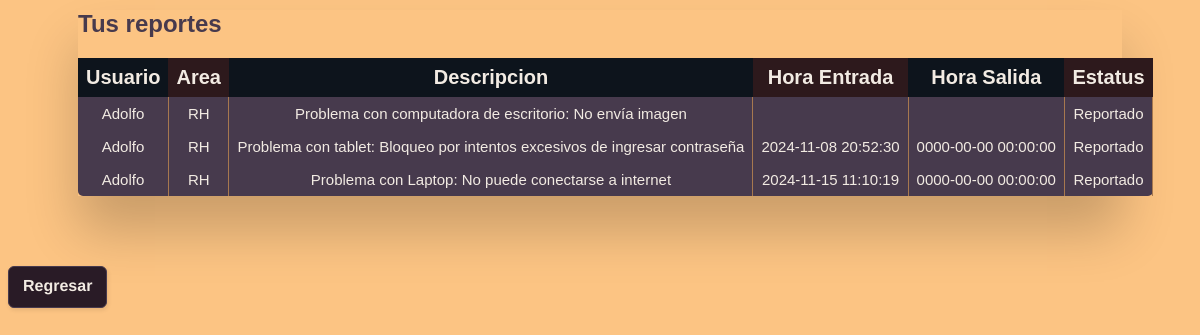
The app's page /tablareporteusuarioOLD.php (signed in), older data.
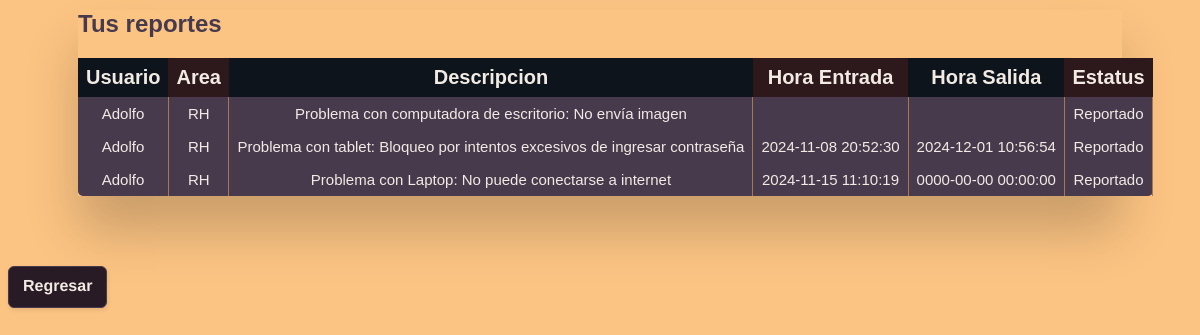
The same page, newer data.
### tables this page shows
CREATE TABLE `usuarioproblema` (
  `IdUsuario` int(11) NOT NULL,
  `IdProblema` int(11) NOT NULL
);

CREATE TABLE `ticket` (
  `ID` int(11) NOT NULL,
  `HoraEntrada` datetime NOT NULL,
  `HoraSalida` datetime NOT NULL
);

CREATE TABLE `problema` (
  `ID` int(11) NOT NULL,
  `Descripción` varchar(255) NOT NULL,
  `Estatus` varchar(20) NOT NULL
);

### tablareporteusuarioOLD.php (the view, shortened to what this page needs)
<?php
require_once("conn.php");
$queryCUP = $conn -> prepare("SELECT * FROM usuarioproblema WHERE IdUsuario = ?");
$queryCUP -> bind_param("i",$_SESSION["idUsuario"]);
if($queryCUP->execute())
{
   echo '<link rel="stylesheet" href="css/Guti.css">
<div class="table-wrapper" role="region" tabindex="0">
<table class="fl-table">
    <h2>Tus reportes</h2>
    <thead>
        <tr>
            <th>Usuario</th>
            <th>Area</th>
            <th>Descripcion</th>
            <th>Hora Entrada<br></th>
            <th>Hora Salida<br></th>
            <th>Estatus<br></th>
        </tr>
        </thead>';
   $resultCUP = $queryCUP->get_result();
   while($rowCUP = $resultCUP->fetch_assoc())
   {
      $idProblemaActual = $rowCUP['IdProblema'];
      $queryCDE = $conn -> prepare("SELECT * FROM problema WHERE ID = ?");
      $queryCDE->bind_param("i",$idProblemaActual);
      $queryCDE->execute();
      $resultCDE = $queryCDE->get_result();
      $rowCDE = $resultCDE->fetch_assoc();
      $estadoProblemaActual = $rowCDE['Estatus'];
      $descProblemaActual = $rowCDE['Descripción'];
      $queryCH = $conn -> prepare("SELECT * FROM ticket WHERE ID = ?");
      $queryCH->bind_param("i",$idProblemaActual);
      $queryCH->execute();
      $resultCH = $queryCH->get_result();
      $rowCH = $resultCH->fetch_assoc();
      $horaenTicketActual = $rowCH['HoraEntrada'];
      $horasaTicketActual = $rowCH['HoraSalida'];
      echo '
            <tbody>
            <tr>
            <td>'.htmlspecialchars($_SESSION['nombreUsuario']).'</td>
            <td>'.htmlspecialchars($_SESSION['areaUsuario']).'</td>
            <td>'.htmlspecialchars($descProblemaActual).'</td>
            <td>'.htmlspecialchars($horaenTicketActual).'</td>
            <td>'.htmlspecialchars($horasaTicketActual).'</td>
            <td>'.htmlspecialchars($estadoProblemaActual).'</td>
               </tr>
               </tbody>';
   }
echo<<<HTML
  <tbody></tbody>
</table>
<div style="margin-top:8px"></div>
</div>
<form action="index.php">
<button class="boton1">Regresar</button>
</form>
HTML;
}
else{
   echo'o no has reportado algo o ocurrio un problema lol chupalo';
}
?>

Row changes from the older to the newer data that the page shows:
changed through a linked row, usuarioproblema "Problema con tablet: Bloqueo por intentos excesivos de ingresar contraseña": ticket.HoraSalida "0000-00-00 00:00:00" → "2024-12-01 10:56:54"
